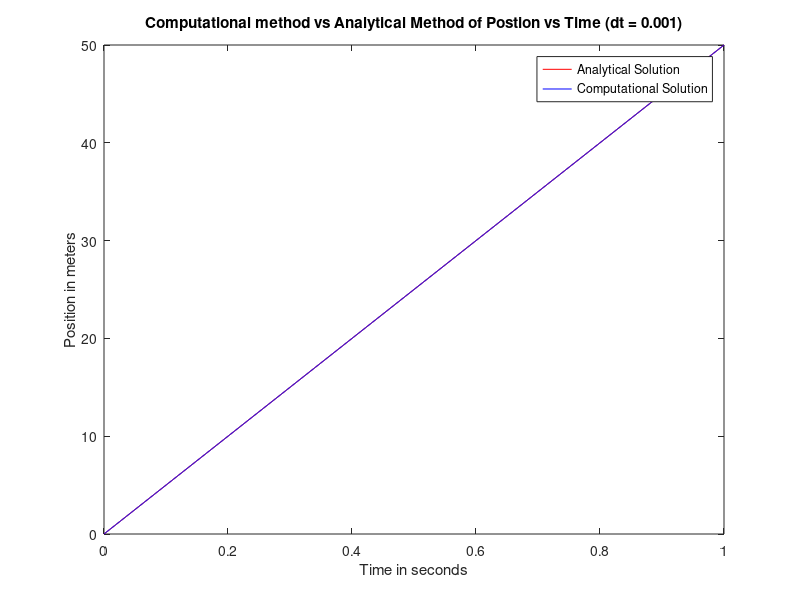

MATLAB code to generate this figure:
%compare computational with exact result
clc;
clear all;
dt = 0.001;
max_t = 1;
t= 0:dt:max_t;

%try with different values of dt
t = transpose(t);
N = max_t/dt+1;

v = 50;
x = zeros(N, 1);

for i = 1:N-1
    x(i+1) = x(i)+v*dt;
end
x_analytical = x(1)+v*t;
figure(1);
plot(t,x,'r', t, x_analytical, 'b');
title('Computational method vs Analytical Method of Postion vs Time (dt = 0.001)');
xlabel('Time in seconds');
ylabel('Position in meters');
legend('Analytical Solution','Computational Solution');